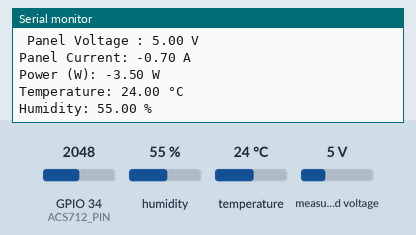
This sketch was run on a simulated ESP32. On the bench: the last lines printed to the serial monitor. Inputs (shaded band) come from the test bench; at power-on: humidity 55 %, measured voltage 5 V, GPIO 34 (ACS712_PIN) = 2048, temperature 24 °C.

Above: at 2.8 s.
2.9 s: humidity set to 22 %
At 4.4 s:
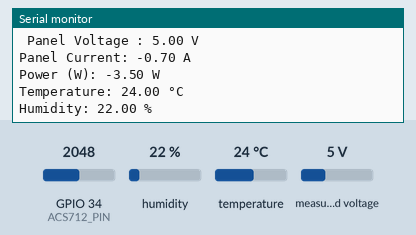
5.6 s: measured voltage set to 0.3 V
At 7.0 s:
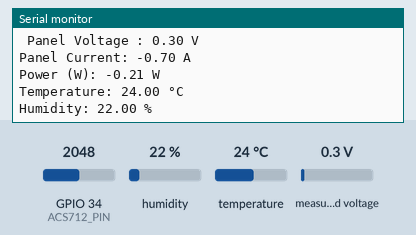
8.3 s: GPIO 34 (ACS712_PIN) set to 2866
At 10.8 s:
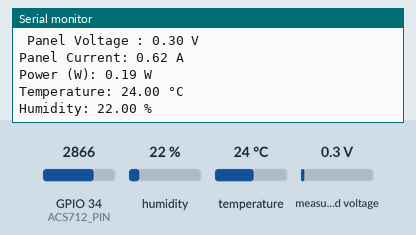
11.0 s: temperature set to 12 °C
At 13.4 s:
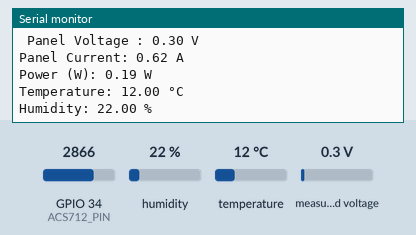
13.7 s: measured voltage set to 3.8 V
At 14.8 s:
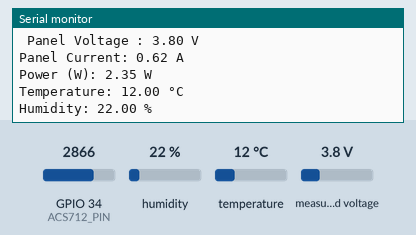
16.4 s: GPIO 34 (ACS712_PIN) set to 3972
At 18.7 s:
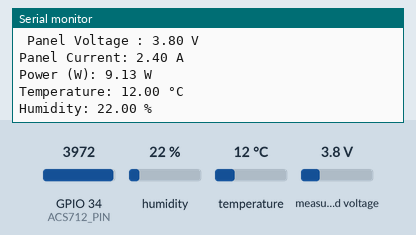
Timing chart, 0 to 20.1 s (numbered marks = the images above; inputs shaded):
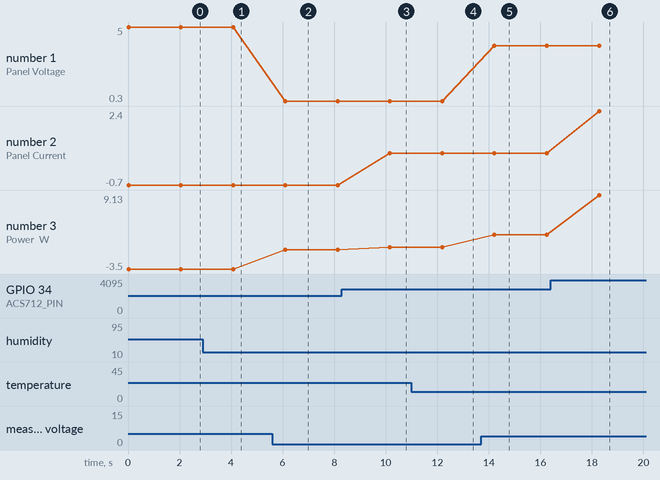

The sketch:

sketch_may9a.ino
```cpp
#include <Wire.h>
#include <Adafruit_INA219.h>
#include <DHT.h>

// INA219 object
Adafruit_INA219 ina219;

// ACS712 pin
const int ACS712_PIN = 34;  // GPIO pin connected to ACS712 OUT

// DHT11 sensor setup
#define DHTPIN 4        // Pin where the DHT11 is connected
#define DHTTYPE DHT11   // Define sensor type

DHT dht(DHTPIN, DHTTYPE); // Create DHT object

// Voltage measurement (from ACS712)
float voltage = 0.0;  // ACS712 output (V)

void setup() {
  Serial.begin(115200);
  Wire.begin();

  // Initialize INA219 sensor
  if (!ina219.begin()) {
    Serial.println("Failed to find INA219 sensor");
    while (1);
  }

  // Calibrate the INA219 (optional, depends on your system)
  ina219.setCalibration_32V_2A();

  // Set up ACS712 pin
  pinMode(ACS712_PIN, INPUT);

  // Initialize DHT11 sensor
  dht.begin();

  Serial.println("System initialized");
}

void loop() {
  // Read voltage from INA219 (Solar panel voltage)
  float panelVoltage = ina219.getBusVoltage_V();  // Voltage (V)

  // Read current from ACS712 (analog value)
  int adcValue = analogRead(ACS712_PIN);
  voltage = (adcValue * (3.3 / 4095.0));  // Convert to voltage (0-3.3V)

  // Convert the ACS712 voltage to current (ACS712 5A range - 2.5V at 0A)
  // Adjust with calibration value if necessary
  float currentACS712 = (voltage - 2) * (5.0 / 2.5); // Convert to Amps

  // Calculate power using INA219 voltage and ACS712 current
  float power = panelVoltage * currentACS712;  // Power (W)

  // Read temperature and humidity from DHT11
  float temperature = dht.readTemperature(); // Temperature in Celsius
  float humidity = dht.readHumidity(); // Humidity in percentage

  // Check if DHT11 read failed
  if (isnan(temperature) || isnan(humidity)) {
    Serial.println("Failed to read from DHT sensor!");
    return;
  }

  // Display readings
  Serial.print(" Panel Voltage : ");
  Serial.print(panelVoltage);
  Serial.println(" V");

  Serial.print("Panel Current: ");
  Serial.print(currentACS712);
  Serial.println(" A");

  // Display power calculated using INA219 voltage and ACS712 current
  Serial.print("Power (W): ");
  Serial.print(power);
  Serial.println(" W");

  // Display DHT11 readings
  Serial.print("Temperature: ");
  Serial.print(temperature);
  Serial.println(" °C");

  Serial.print("Humidity: ");
  Serial.print(humidity);
  Serial.println(" %");

  // Delay before next reading
  delay(2000); // Delay for 2 seconds
}
```

Measured:
- after the input at 2.9 s, the serial monitor: prints a new line after 1.2 s (image 1)
- after the input at 5.6 s, the serial monitor: prints a new line after 0.51 s (image 2)
- after the input at 8.3 s, the serial monitor: prints a new line after 1.9 s (image 3)
- after the input at 11.0 s, the serial monitor: prints a new line after 1.2 s (image 4)
- after the input at 13.7 s, the serial monitor: prints a new line after 0.52 s (image 5)
- after the input at 16.4 s, the serial monitor: prints a new line after 1.9 s (image 6)
- plotted number 1: 5 → 0.3 after the input at 5.6 s, 0.3 → 3.8 after the input at 13.7 s
- plotted number 2: -0.7 → 0.62 after the input at 8.3 s, 0.62 → 2.4 after the input at 16.4 s
